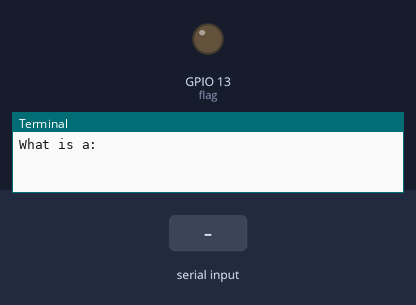
A program run on a simulated Raspberry Pi (BCM pin numbers). On the bench: output pins drawn as LEDs (lit = HIGH), the last lines printed to the terminal. The test bench sets the inputs (shaded band). At 5.8 s the program stops and its outputs stay as they are.

Above: at 1.2 s.
1.3 s: "1" typed at the terminal, then Enter
2.8 s: "5" typed at the terminal, then Enter
4.3 s: "90" typed at the terminal, then Enter
At 5.0 s:
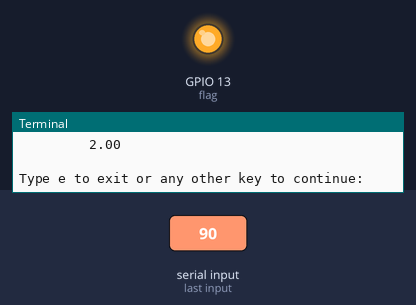
5.8 s: "e" typed at the terminal, then Enter
At 6.1 s:
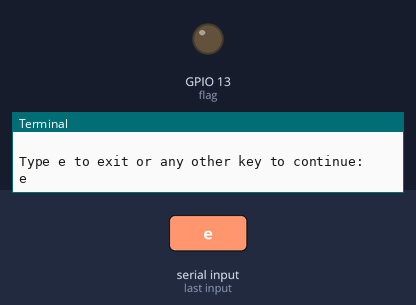
Timing chart, 0 to 7.3 s (numbered marks = the images above; inputs shaded):
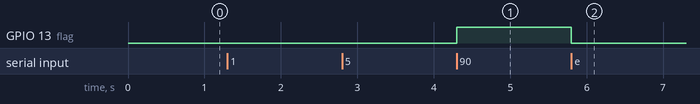

Measured:
- after the input at 4.3 s, GPIO 13 (flag): LOW → HIGH at once
- after the input at 5.8 s, GPIO 13 (flag): HIGH → LOW at once

The program:

Homework_3.py
```python
""" Joshua Blaney
Design Experience with Devices
Homework 3
Nov 6, 2018"""

#Necissary import statements for GPIO pin use and complex math
import RPi.GPIO as GPIO
from math import sqrt,pow

#Set the GPIO mode to broadcom
GPIO.setmode(GPIO.BCM)

#A class to control the LED's used in this program
class LED:
    #Default Constructor
    def __init__(self, pin):
        self.pin = pin                          #Store the pin number in the class object
        GPIO.setup(pin, GPIO.OUT)    #Set the pin specified to output
        GPIO.output(pin,True)           #Turn on the specified pin

    #Simple mothod to turn the LED off
    def off(self):
        GPIO.output(self.pin,False)   #Turn off the LED

#A class to compute the roots of the  equation
class Quadrat:
    #Defualt Constructor
    def __init__(self,a,b,c):
        self.a = a                               #Store the value of a in the class object
        self.b = b                               #Store the value of b in the class object
        self.c = c                                #Store the value of c in the class object

    #A method to solve the quadratic
    def solve(self):
        #Try to solve the radicand first
        try:
            self.rad = sqrt(pow(b,2.0)-(4*a*c))

            #If the roots are real continure solving the quadratic
            self.i = 0
            self.x1 = (-b+ self.rad) / (2 * a)
            self.x2 = (-b - self.rad) / (2 * a)
        except ValueError:
            #If the roots are not real find the radicand and mark the roots as complex
            self.rad = sqrt((4*a*c) - pow(b,2.0))
            self.i = 1

if __name__ =='__main__':
    #Setup the variables that will be used for LED pin numbers in this program
    #Change the led pin numbering if necissary
    #Done is used to signify the completion of the program
    done = False
    rled = 6
    yled = 13
    gled = 19

    while(done != True):      #While the user wants to compute more roots do not end the program
        #Get the value of a from the user
        a = input('What is a: ')
        a = float(a)

        #Get the value of b from the user
        b = input('What is b: ')
        b = float(b)

        #Get the vlaue of c from the user
        c = input('What is c: ')
        c = float(c)

        #Determine if the quadratic has any roots a > tolerance
        if a <= .356:
            #If it does not, then set the red led to on and print an apropriate statement
            flag = LED(rled)  #Flag the equation as having no roots
            #Let the user know that the funciton has no roots
            print("a is zero, thus this function has no roots\n")
            #Ask the user if they want to continue
            temp = input('Type e to exit or any other key to continue: ')
            if (temp == 'e'):
                #End the program
                done = True;
                GPIO.cleanup()
            else:
                #turn the LED off and run again
                 flag.off()
        else:
            function = Quadrat(a,b,c)    #Setup the object for this function
            function.solve()                    #Try to solve the function
            if(function.i == 1):               #Test to see if the function has complex roots
                flag = LED(yled)               #flag the equation as having complex roots

                #Output the results of the root calculations in a format that is easy to understand
                print("The complex roots of the function are as follows\n")
                print("    -{:.2f} + {:.2f}i" .format(function.b,function.rad))
                print("x = ______________\n")
                print("         {:.2f}           \n".format(2 * function.a))
                print("And\n")
                print("    -{:.2f} - {:.2f}i" .format(function.b,function.rad))
                print("x = ______________\n")
                print("         {:.2f}           \n".format(2 * function.a))

                #Check to see if the user wants to run the program again
                temp = input('Type e to exit or any other key to continue: ')
                if (temp == 'e'):
                    done = True;
                    GPIO.cleanup()
                else:
                    flag.off()
            else:
                #If all other conditions are false then the function has real roots
                flag = LED(gled)  #Flag the equation as having real roots

                #Print the results of the root calculations in a meaningful and easy to read manner
                print("The roots of the provided equation are as follows")
                print("x = {:.2f}".format(function.x1))
                print("x = {:.2f}".format(function.x2))

                #Check to see if the user wants to run the program again
                temp = input('Type e to exit or any other key to continue: ')
                if (temp == 'e'):
                    done = True;
                    GPIO.cleanup()
                else:
                    flag.off()
```
